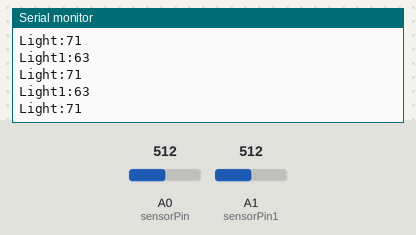
A sketch run on a simulated Arduino Uno, built with avr-gcc and run on an emulated ATmega328P. On the bench: the last lines printed to the serial monitor. The test bench sets the inputs (shaded band); at power-on: A0 (sensorPin) = 512, A1 (sensorPin1) = 512.

Above: at 1.2 s.
1.3 s: A0 (sensorPin) set to 22
At 1.9 s:
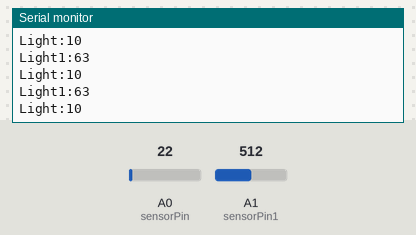
2.8 s: A0 (sensorPin) set to 19
At 3.6 s:
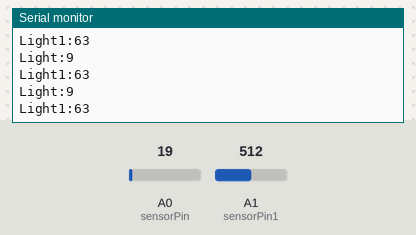
4.3 s: A0 (sensorPin) set to 731
At 5.0 s:
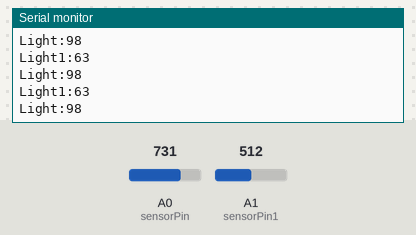
5.8 s: A0 (sensorPin) set to 759
At 6.7 s:
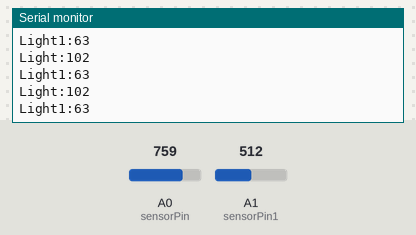
10.3 s: A1 (sensorPin1) set to 792
At 10.9 s:
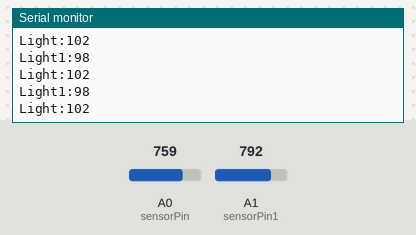
11.8 s: A1 (sensorPin1) set to 816
At 12.4 s:
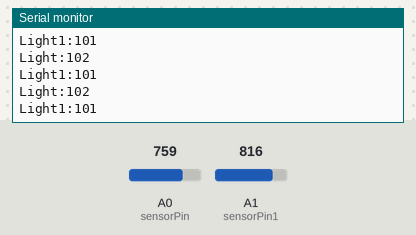
Timing chart, 0 to 14.3 s (numbered marks = the images above; inputs shaded):
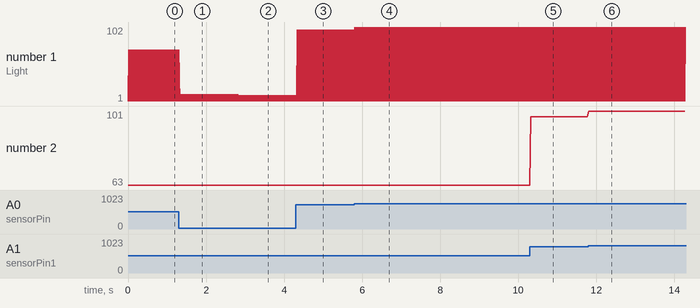

Measured:
- after the input at 1.3 s, the serial monitor: prints a new line at once (image 1)
- after the input at 2.8 s, the serial monitor: prints a new line at once (image 2)
- after the input at 4.3 s, the serial monitor: prints a new line at once (image 3)
- after the input at 5.8 s, the serial monitor: prints a new line at once (image 4)
- after the input at 10.3 s, the serial monitor: prints a new line at once (image 5)
- after the input at 11.8 s, the serial monitor: prints a new line at once (image 6)
- plotted number 1: 1 → 9 after the input at 2.8 s, 9 → 98 after the input at 4.3 s
- plotted number 2: 63 → 98 after the input at 10.3 s, 98 → 101 after the input at 11.8 s

The sketch:

Calibration.ino
```cpp
const int sensorPin = A0;
const int sensorPin1 = A1;

// variables:
int sensorValue = 0;         // the sensor value
int sensorValue1 = 0;         // the sensor value

int sensorMin = 0;        // minimum sensor value
int sensorMax = 1023;           // maximum sensor value

void setup() {
  Serial.begin(9600);
}

void loop() {
  // read the sensor:
  sensorValue = analogRead(sensorPin);
  sensorValue1 = analogRead(sensorPin1);

  // apply the calibration to the sensor reading
  sensorValue = map(sensorValue, sensorMin, sensorMax, 0, 255) + 15;
  sensorValue1 = map(sensorValue1, sensorMin, sensorMax, 0, 255);
  sensorValue = (sensorValue)/2;
  sensorValue1 = (sensorValue1)/2;
  Serial.println();
  Serial.print("Light1:");
  Serial.println(sensorValue1);
  Serial.print("Light:");
  Serial.println(sensorValue);

  delay(30);
}
```
